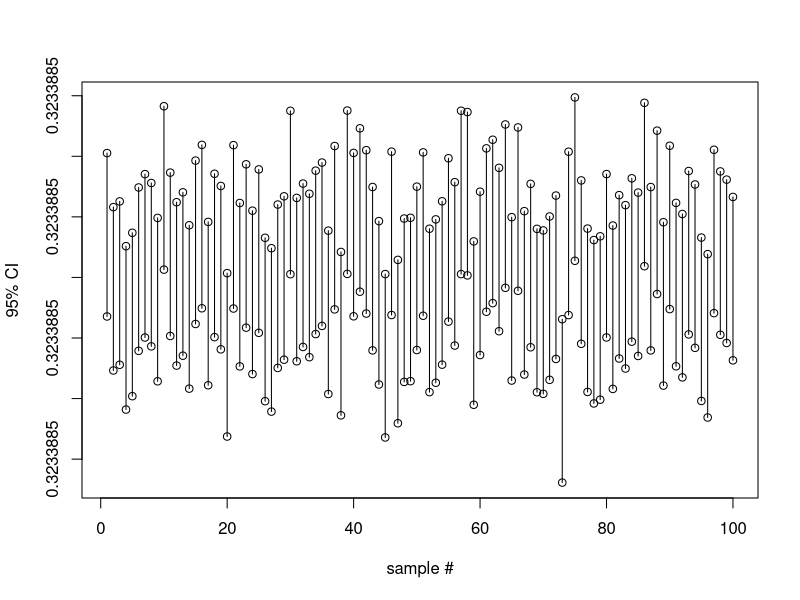

The R source for this figure:
conf.int<-function(mu,sigma,n,alpha)
{
  x<-rnorm(n,mu,sigma)
  ci<-mean(x) + c(-1,1)*qnorm(1-alpha/2)*sigma/sqrt(n)
  return(ci)
}

# Get one confidence interval
mu<-0.3233885
sigma<-3.077397e-11
n<-20
alpha<-0.05

conf.int(mu,sigma,n,alpha)

# Repeat the simulation for nsim times
nsim<-1000
ci.mat<-replicate(nsim,conf.int(mu,sigma,n,alpha))


# Plot the confidence intervals
plot(1:100, ci.mat[1, 1:100],
     ylim=c(min(ci.mat[,1:100]), max(ci.mat[,1:100])),
     xlab="sample #", ylab="95% CI", type="p")
points(1:100, ci.mat[2, 1:100])
for (i in 1:100) {
  segments(i, ci.mat[1, i], i, ci.mat[2,i], lty=1)
}
abline(h=5, lty=2)